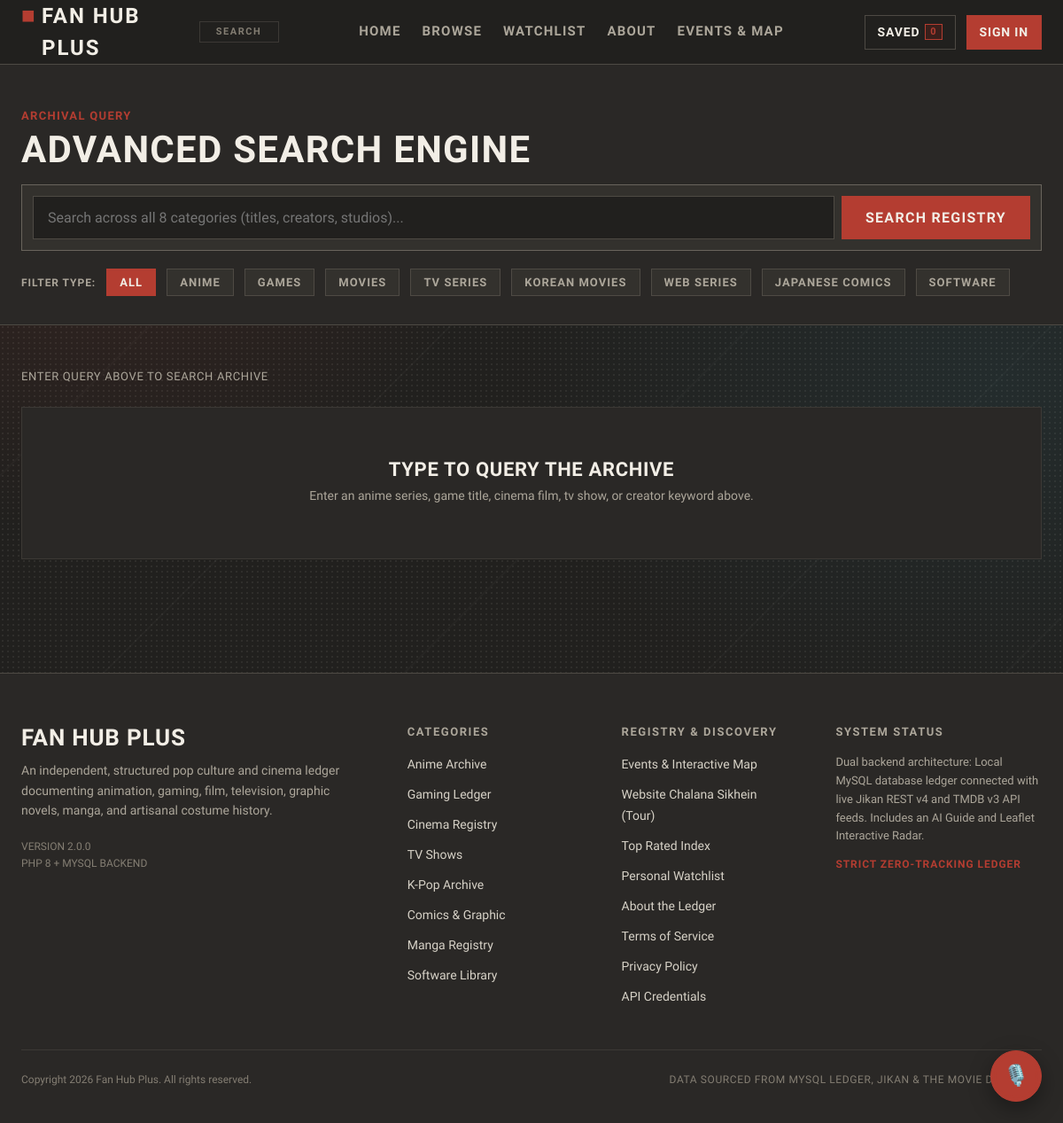
The page /search.php (signed in) on the database its author committed.
### tables this page shows
CREATE TABLE IF NOT EXISTS `categories` (
  `id` INT UNSIGNED NOT NULL AUTO_INCREMENT,
  `slug` VARCHAR(50) NOT NULL,
  `name` VARCHAR(100) NOT NULL,
  `short_label` VARCHAR(50) NOT NULL,
  `description` TEXT NULL,
  `icon` VARCHAR(50) NOT NULL DEFAULT 'film',
  `sort_order` INT NOT NULL DEFAULT 0,
  `created_at` TIMESTAMP NOT NULL DEFAULT CURRENT_TIMESTAMP,
  PRIMARY KEY (`id`),
  UNIQUE KEY `uq_categories_slug` (`slug`)
);

### config.php (called while the page is built, shortened)
<?php
function getDb() {
    static $pdo = null;
    if ($pdo === null) {
        $dsn = "mysql:host=" . DB_HOST . ";port=" . DB_PORT . ";dbname=" . DB_NAME . ";charset=utf8mb4";
        $options = [
            PDO::ATTR_ERRMODE            => PDO::ERRMODE_EXCEPTION,
            PDO::ATTR_DEFAULT_FETCH_MODE => PDO::FETCH_ASSOC,
            PDO::ATTR_EMULATE_PREPARES   => false,
            PDO::MYSQL_ATTR_INIT_COMMAND => "SET NAMES utf8mb4 COLLATE utf8mb4_unicode_ci"
        ];
        try {
            $pdo = new PDO($dsn, DB_USER, DB_PASS, $options);
        } catch (PDOException $e) {
            error_log("Database connection error: " . $e->getMessage());
            return null;
        }
    }
    return $pdo;
}
function e($str) {
    return htmlspecialchars($str ?? '', ENT_QUOTES, 'UTF-8');
}
function getAllCategories() {
    $displayNames = [
        'anime' => 'Anime',
        'gaming' => 'Games',
        'movies' => 'Movies',
        'tvshows' => 'TV Series',
        'kpop' => 'Korean Movies',
        'comics' => 'Web Series',
        'manga' => 'Japanese Comics',
        'software' => 'Software',
    ];
    $fallback = [
        ['slug' => 'anime', 'name' => 'Anime', 'short_label' => 'ANIME', 'icon' => 'tv'],
        ['slug' => 'gaming', 'name' => 'Games', 'short_label' => 'GAMES', 'icon' => 'gamepad'],
        ['slug' => 'movies', 'name' => 'Movies', 'short_label' => 'FILM', 'icon' => 'film'],
        ['slug' => 'tvshows', 'name' => 'TV Series', 'short_label' => 'TV SERIES', 'icon' => 'tv'],
        ['slug' => 'kpop', 'name' => 'Korean Movies', 'short_label' => 'KOREAN MOVIES', 'icon' => 'music'],
        ['slug' => 'comics', 'name' => 'Web Series', 'short_label' => 'WEB SERIES', 'icon' => 'book-open'],
        ['slug' => 'manga', 'name' => 'Japanese Comics', 'short_label' => 'JAPANESE COMICS', 'icon' => 'book'],
        ['slug' => 'software', 'name' => 'Software', 'short_label' => 'SOFTWARE', 'icon' => 'code'],
    ];
    $db = getDb();
    try {
        $stmt = $db->query("SELECT * FROM categories ORDER BY sort_order ASC, id ASC");
        $cats = $stmt->fetchAll();
        foreach ($cats as &$category) {
            if (isset($displayNames[$category['slug']])) {
                $category['name'] = $displayNames[$category['slug']];
            }
        }
        return $cats;
    } catch (PDOException $e) {
        return $fallback;
    }
}
function getCurrentUser() {
    if (!empty($_SESSION['user_id'])) {
        return [
            'id' => $_SESSION['user_id'],
            'name' => $_SESSION['user_name'] ?? 'Archivist',
            'email' => $_SESSION['user_email'] ?? '',
            'role' => $_SESSION['user_role'] ?? 'user'
        ];
    }
    return null;
}
function getUserWatchlistCount($userId) {
    $db = getDb();
    $stmt = $db->prepare("SELECT COUNT(*) FROM watchlist WHERE user_id = ?");
    $stmt->execute([$userId]);
    return (int)$stmt->fetchColumn();
}

### search.php (the view, shortened to what this page needs)
<?php
require_once __DIR__ . '/config.php';
$activeNav = 'search';
$pageTag   = 'SEARCH';
$query = trim($_GET['q'] ?? '');
$prefixOnly = ($_GET['prefix'] ?? '') === '1';
$currentCategory = strtolower($_GET['category'] ?? 'all');
$categories = getAllCategories();
$searchResults = [];
include __DIR__ . '/includes/header.php';
?>
  <main class="site-main">
    <section class="search-header-hero">
      <div class="container">
        <div class="section-index" style="margin-bottom: 8px;">ARCHIVAL QUERY</div>
        <h1 class="search-title">ADVANCED SEARCH ENGINE</h1>
        <form id="searchPageForm" class="search-bar-composite" autocomplete="off" action="search.php" method="GET">
          <input
            type="text"
            id="searchPageInput"
            name="q"
            value="<?= e($query) ?>"
            placeholder="Search across all 8 categories (titles, creators, studios)..."
            aria-label="Search registry"
            autofocus
          />
          <button type="submit" class="btn btn-primary btn-lg">
            SEARCH REGISTRY
          </button>
        </form>
        <div class="filter-group-row" style="margin-top: 20px; flex-wrap: wrap;">
          <span class="form-label" style="margin: 0; align-self: center;">FILTER TYPE:</span>
          <button type="button" class="filter-tab-btn <?= $currentCategory === 'all' ? 'active' : '' ?>" data-search-type="all">ALL</button>
          <?php foreach ($categories as $cat): ?>
            <button
              type="button"
              class="filter-tab-btn <?= $currentCategory === $cat['slug'] ? 'active' : '' ?>"
              data-search-type="<?= e($cat['slug']) ?>">
              <?= strtoupper(e($cat['name'])) ?>
            </button>
          <?php endforeach; ?>
        </div>
      </div>
    </section>
    <div class="container section" style="padding-top: 24px;">
      <div class="search-summary-bar">
        <div id="searchSummary">
          <?php if (!empty($query)): ?>
            Found <?= count($searchResults) ?> records <?= $prefixOnly ? 'starting with' : 'matching' ?> "<?= e(strtoupper($query)) ?>" in <?= $currentCategory === 'all' ? 'ALL CATEGORIES' : strtoupper(e($currentCategory)) ?>
          <?php else: ?>
            Enter query above to search archive
          <?php endif; ?>
        </div>
      </div>
      <div id="searchResultsContainer" class="grid-catalog-4">
        <?php if (!empty($searchResults)): ?>
          <?php foreach ($searchResults as $item): ?>
            <?php
              $catUpper = strtoupper($item['category_slug']);
              $poster = safePosterUrl($item['poster_url'], $item['title'], $catUpper);
              $fallback = generateSvgPoster($item['title'], $catUpper);
              $genres = array_slice(array_filter(array_map('trim', explode(',', $item['genres'] ?? ''))), 0, 3);
            ?>
            <article class="media-card" data-id="<?= e($item['external_id']) ?>" data-type="<?= e($item['type']) ?>" data-category="<?= e($item['category_slug']) ?>">
              <div class="media-poster-wrap">
                <img
                  src="<?= e($poster) ?>"
                  alt="<?= e($item['title']) ?>"
                  class="media-poster"
                  loading="lazy"
                  onerror="this.onerror=null; this.src='<?= $fallback ?>';"
                />
                <div class="card-top-badges">
                  <span class="badge badge-type"><?= e($catUpper) ?></span>
                  <span class="badge badge-score">SCORE <?= e($item['score']) ?></span>
                </div>
              </div>
              <div class="card-content">
                <div class="card-meta-line">
                  <span><?= e($item['year']) ?></span>
                  <span>-</span>
                  <span><?= e($item['status']) ?></span>
                </div>
                <h4 class="card-title">
                  <a href="title.php?type=<?= urlencode($item['type']) ?>&id=<?= urlencode($item['external_id']) ?>">
                    <?= e($item['title']) ?>
                  </a>
                </h4>
                <div class="card-genres"><?= e(implode(', ', $genres) ?: 'General') ?></div>
              </div>
              <div class="card-actions">
                <a href="title.php?type=<?= urlencode($item['type']) ?>&id=<?= urlencode($item['external_id']) ?>" class="btn btn-secondary btn-sm" style="flex: 1;">DETAILS</a>
                <button
                  type="button"
                  class="btn btn-sm btn-watchlist"
                  data-action="watchlist-toggle"
                  data-id="<?= e($item['external_id']) ?>"
                  data-type="<?= e($item['type']) ?>"
                  data-category="<?= e($item['category_slug']) ?>"
                  title="Add to watchlist">
                  <svg class="icon" viewBox="0 0 24 24"><polygon points="6 3 18 3 18 21 12 17 6 21 6 3"/></svg>
                </button>
              </div>
            </article>
          <?php endforeach; ?>
        <?php else: ?>
          <div style="grid-column: 1 / -1; padding: 60px 20px; text-align: center; border: 1px solid var(--border-subtle); background: var(--bg-surface);">
            <h3 style="font-size: 22px; margin-bottom: 8px;">TYPE TO QUERY THE ARCHIVE</h3>
            <p style="color: var(--text-dim); font-size: 14px;">Enter an anime series, game title, cinema film, tv show, or creator keyword above.</p>
          </div>
        <?php endif; ?>
      </div>
    </div>
  </main>
<?php include __DIR__ . '/includes/footer.php'; ?>

### includes/header.php (shortened to what this page needs)
<?php
$currentUser = getCurrentUser();
$watchlistCount = $currentUser ? getUserWatchlistCount($currentUser['id']) : 0;
$activeNav = $activeNav ?? 'home';
$pageTag = $pageTag ?? 'INDEX 01';
?>
<!DOCTYPE html>
<html lang="en">
<head>
  <link rel="stylesheet" href="css/main.css?v=<?= filemtime(__DIR__ . '/../css/main.css') ?>">
  <link rel="stylesheet" href="css/components.css?v=<?= filemtime(__DIR__ . '/../css/components.css') ?>">
  <link rel="stylesheet" href="css/pages.css?v=<?= filemtime(__DIR__ . '/../css/pages.css') ?>">
  <link rel="stylesheet" href="css/chatbot.css?v=<?= filemtime(__DIR__ . '/../css/chatbot.css') ?>">
</head>
<body>
  <header class="site-header">
    <div class="container header-inner">
      <div class="brand-wrapper">
        <a href="index.php" class="brand-logo">
          <span class="symbol">■</span>
          <span class="logotype"><?= e(SITE_NAME) ?></span>
        </a>
        <span class="brand-tag"><?= e($pageTag) ?></span>
      </div>
      <nav class="primary-nav" id="primaryNav">
        <a href="index.php" class="nav-link <?= $activeNav === 'home' ? 'active' : '' ?>">HOME</a>
        <a href="browse.php" class="nav-link <?= $activeNav === 'browse' ? 'active' : '' ?>">BROWSE</a>
        <a href="watchlist.php" class="nav-link <?= $activeNav === 'watchlist' ? 'active' : '' ?>">WATCHLIST</a>
        <a href="about.php" class="nav-link <?= $activeNav === 'about' ? 'active' : '' ?>">ABOUT</a>
        <a href="events.php" class="nav-link <?= $activeNav === 'events' ? 'active' : '' ?>">EVENTS &amp; MAP</a>
      </nav>
      <div class="header-tools">
        <a href="watchlist.php" class="btn-header-action" title="View Watchlist">
          <span>SAVED</span>
          <span class="watchlist-badge-count"><?= (int)$watchlistCount ?></span>
        </a>
        <?php if ($currentUser): ?>
          <a href="auth.php" id="navAuthButton" class="btn-header-action accent" title="Logged in as <?= e($currentUser['email']) ?>">
          </a>
        <?php else: ?>
          <a href="auth.php" id="navAuthButton" class="btn-header-action accent">
            SIGN IN
          </a>
        <?php endif; ?>
      </div>
    </div>
  </header>

### includes/footer.php (shortened to what this page needs)
  <footer class="site-footer">
    <div class="container">
      <div class="footer-grid">
        <div class="footer-col-brand">
          <h3 class="footer-heading"><?= e(SITE_NAME) ?></h3>
          <p>
            An independent, structured pop culture and cinema ledger documenting animation, gaming, film, television, graphic novels, manga, and artisanal costume history.
          </p>
          <div class="footer-meta-block">
            <span>VERSION 2.0.0</span><br>
            <span>PHP 8 + MYSQL BACKEND</span>
          </div>
        </div>
        <div>
          <h4 class="footer-col-title">CATEGORIES</h4>
          <ul class="footer-links">
            <li><a href="browse.php?category=anime">Anime Archive</a></li>
            <li><a href="browse.php?category=gaming">Gaming Ledger</a></li>
            <li><a href="browse.php?category=movies">Cinema Registry</a></li>
            <li><a href="browse.php?category=tvshows">TV Shows</a></li>
            <li><a href="browse.php?category=kpop">K-Pop Archive</a></li>
            <li><a href="browse.php?category=comics">Comics &amp; Graphic</a></li>
            <li><a href="browse.php?category=manga">Manga Registry</a></li>
            <li><a href="browse.php?category=software">Software Library</a></li>
          </ul>
        </div>
        <div>
          <h4 class="footer-col-title">REGISTRY &amp; DISCOVERY</h4>
          <ul class="footer-links">
            <li><a href="events.php">Events &amp; Interactive Map</a></li>
            <li><a href="#" onclick="if(window.ARCHIVE_BOT) window.ARCHIVE_BOT.startTour(); return false;">Website Chalana Sikhein (Tour)</a></li>
            <li><a href="browse.php?sort=score_desc">Top Rated Index</a></li>
            <li><a href="watchlist.php">Personal Watchlist</a></li>
            <li><a href="about.php">About the Ledger</a></li>
            <li><a href="terms.php">Terms of Service</a></li>
            <li><a href="privacy.php">Privacy Policy</a></li>
            <li><a href="#" id="footerTmdbTrigger" onclick="var m=document.getElementById('tmdbModal'); if(m) m.classList.add('active'); return false;">API Credentials</a></li>
          </ul>
        </div>
        <div>
          <h4 class="footer-col-title">SYSTEM STATUS</h4>
          <p style="font-size: 13px; color: var(--text-dim); line-height: 1.6; margin-bottom: 12px;">
            Dual backend architecture: Local MySQL database ledger connected with live Jikan REST v4 and TMDB v3 API feeds. Includes an AI Guide and Leaflet Interactive Radar.
          </p>
          <div style="font-family: var(--font-display); font-size: 12px; color: var(--accent); letter-spacing: 0.08em; font-weight: bold;">
            STRICT ZERO-TRACKING LEDGER
          </div>
        </div>
      </div>
      <div class="footer-bottom">
        <div>
          Copyright 2026 <?= e(SITE_NAME) ?>. All rights reserved.
        </div>
        <div class="footer-source-note">
          DATA SOURCED FROM MYSQL LEDGER, JIKAN &amp; THE MOVIE DATABASE
        </div>
      </div>
    </div>
  </footer>
</body>
</html>

### css/components.css (style rules this page uses)
.btn { display: inline-flex; align-items: center; justify-content: center; gap: 8px; padding: 10px 18px; font-family: var(--font-display); font-size: 14px; font-weight: 700; letter-spacing: 0.08em; text-transform: uppercase; background-color: var(--bg-panel); border: 1px solid var(--border-medium); color: var(--text-bright); cursor: pointer; text-decoration: none; transition: transform 0.18s cubic-bezier(0.16, 1, 0.3, 1), background-color 0.2s ease, border-color 0.2s ease, color 0.2s ease; white-space: nowrap; }
.btn-primary { background-color: var(--accent); border-color: var(--accent); color: var(--text-bright); }
.btn-lg { padding: 14px 26px; font-size: 16px; }
.form-label { display: block; font-family: var(--font-display); font-size: 12px; font-weight: 700; letter-spacing: 0.08em; text-transform: uppercase; color: var(--text-dim); margin-bottom: 8px; }
.grid-catalog-4 { display: grid; grid-template-columns: repeat(4, 1fr); gap: 24px; }
.filter-group-row { display: flex; flex-wrap: wrap; align-items: center; gap: 12px; }
.filter-tab-btn { font-family: var(--font-display); font-size: 13px; font-weight: 700; letter-spacing: 0.08em; text-transform: uppercase; padding: 7px 14px; background-color: var(--bg-panel); border: 1px solid var(--border-medium); color: var(--text-dim); cursor: pointer; transition: color 0.15s ease, border-color 0.15s ease, background-color 0.15s ease; }
.filter-tab-btn.active { background-color: var(--accent); border-color: var(--accent); color: var(--text-bright); }

### css/pages.css (style rules this page uses)
.search-header-hero { padding: 48px 0 32px 0; border-bottom: 1px solid var(--border-medium); background-color: var(--bg-surface); }
.search-title { font-size: 42px; margin-bottom: 20px; }
.search-bar-composite { display: flex; gap: 8px; background-color: var(--bg-panel); border: 1px solid var(--border-bold); padding: 12px; }
.search-bar-composite input { flex: 1; padding: 12px 16px; font-size: 16px; background-color: var(--bg-canvas); border: 1px solid var(--border-medium); }
.search-summary-bar { display: flex; justify-content: space-between; align-items: center; margin-top: 24px; margin-bottom: 24px; font-size: 13px; color: var(--text-dim); font-family: var(--font-display); letter-spacing: 0.05em; text-transform: uppercase; }

### rows shown on the page
categories: name "ANIME"
categories: name "GAMES"
categories: name "MOVIES"
categories: name "TV SERIES"
categories: name "KOREAN MOVIES"
categories: name "WEB SERIES"
categories: name "JAPANESE COMICS"
categories: name "SOFTWARE"

### other values the page prints
SITE_NAME "FAN HUB PLUS"
$pageTag "SEARCH"
$watchlistCount "0"
SITE_NAME "Fan Hub Plus"
